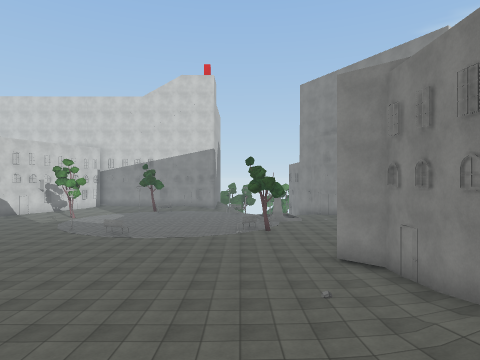
view 1 (above)

24 first-person views from a walk through a 3-D level made in the Unity game engine. The camera is 1.2 m above the floor, looks level and sees 75° across. The floor is counted in squares, 2 m on a side. Each view is taken from the middle of a square. On the plan, view 1 faces up. The plan holds only what a view shows up to about 9 squares ahead; the rest is blank. The place goes on beyond the plan. The player character is not drawn. Some animated figures are left out. Surface patterns are stand-ins for the level's own textures.

view 2
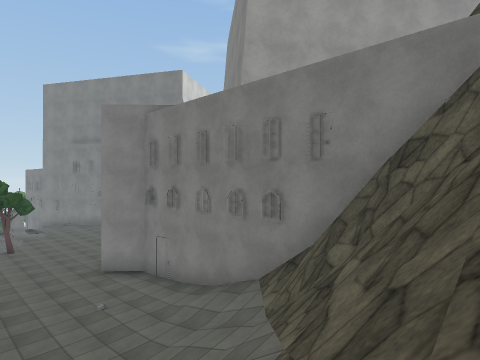

view 3
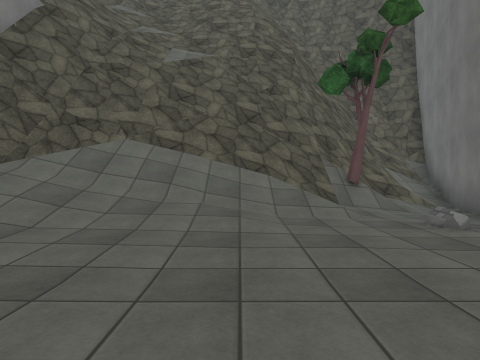

view 4
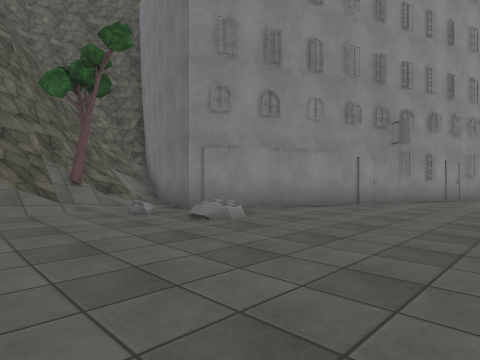

view 5
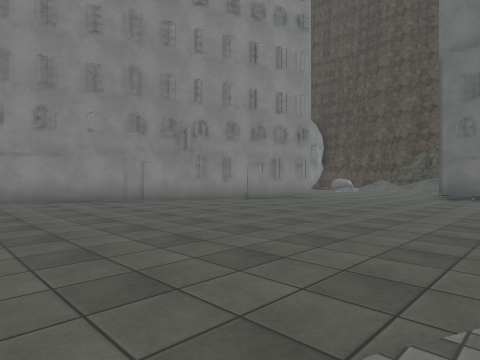

view 6
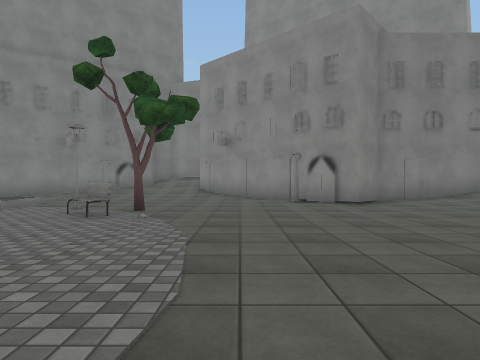

view 7
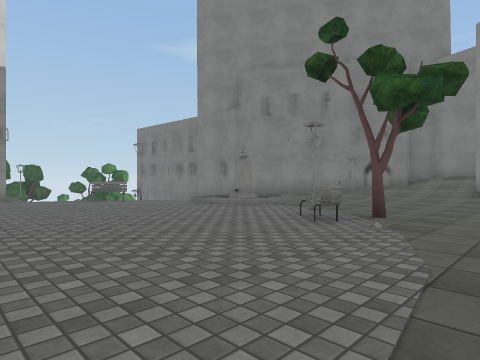

view 8
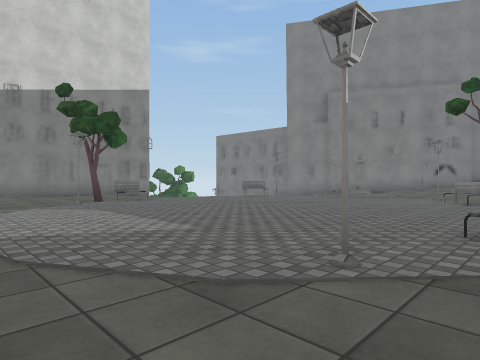

view 9
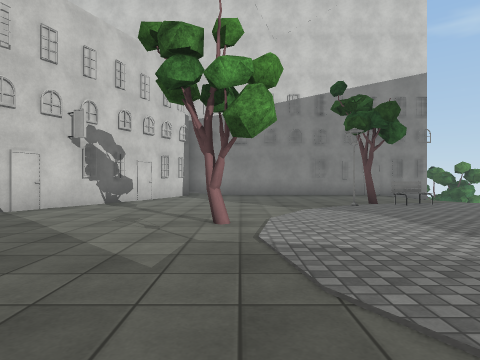

view 10
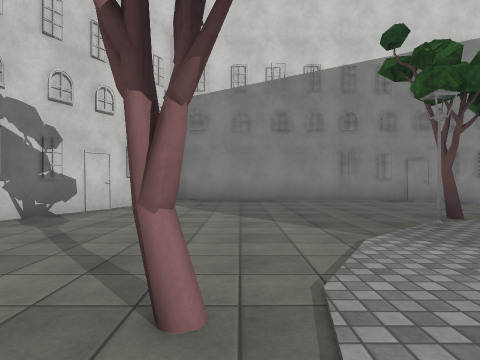

view 11
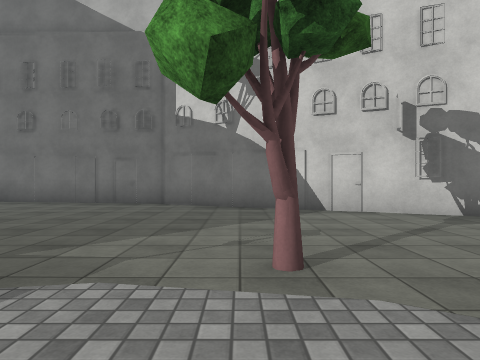

view 12
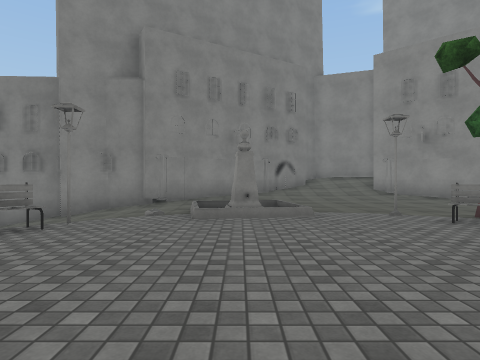

view 13
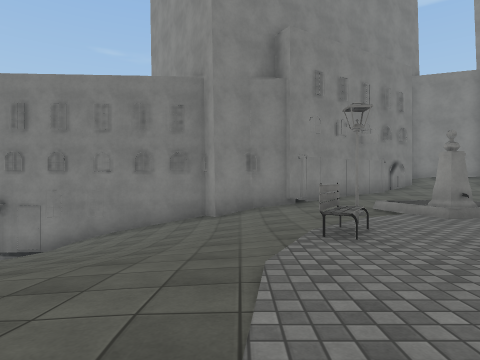

view 14
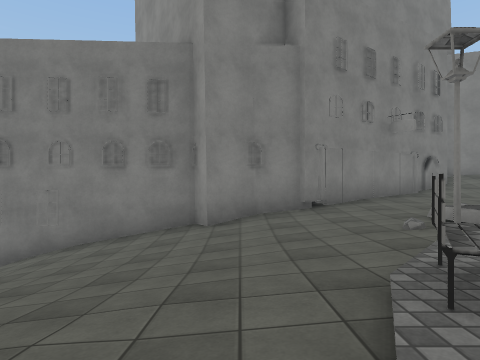

view 15
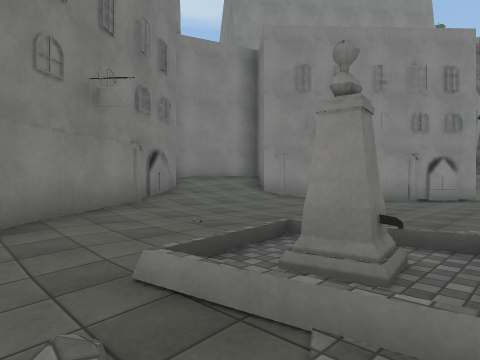

view 16
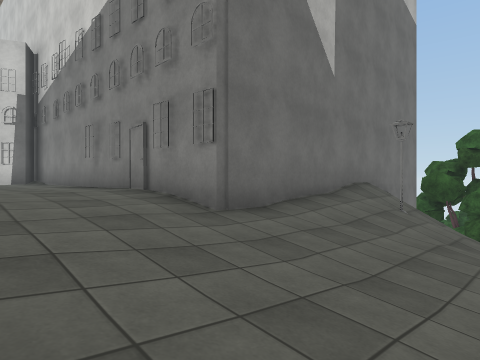

view 17
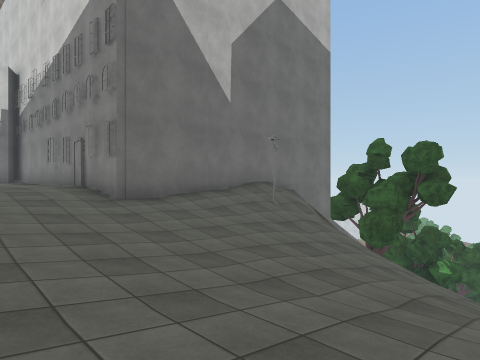

view 18
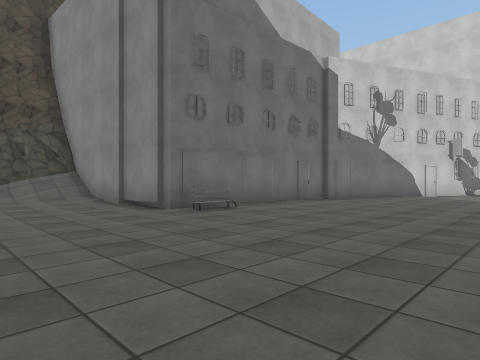

view 19
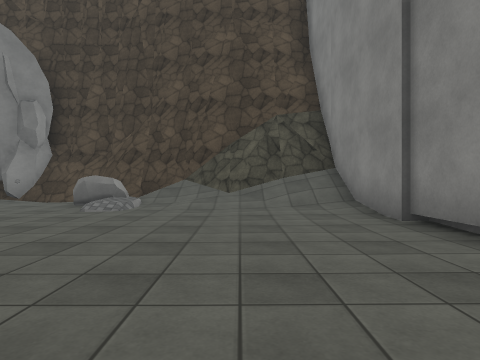

view 20
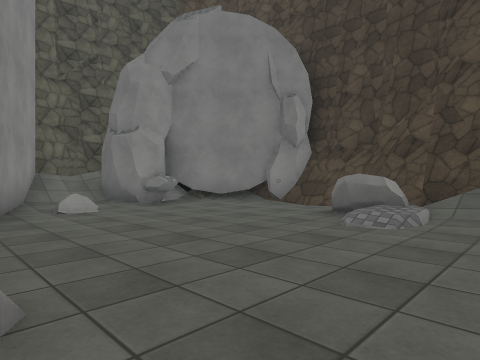

view 21
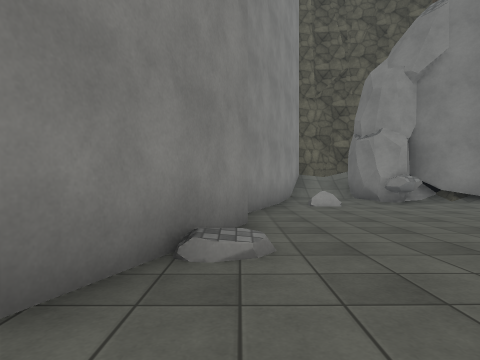

view 22
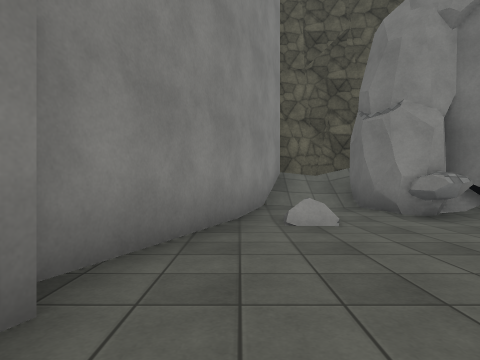

view 23
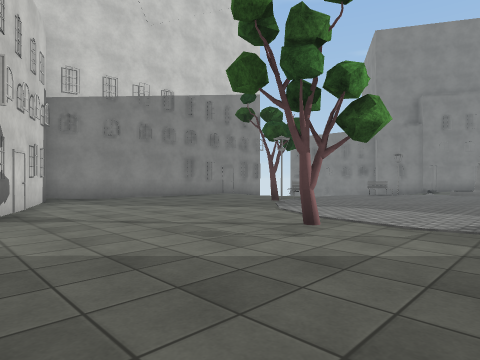

view 24
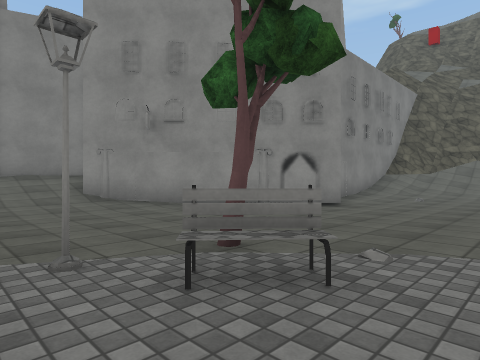

### Floor plan
Key: @ floor where view 1 was taken; # wall or solid block; . main floor; : floor 0.5 m higher than the main floor; - floor 2.25 m lower than the main floor; / step, stairs or slope; v drop or lower ground; T tree; R rock; O other object.
Columns run from 22 left of view 1 to 9 right of it. Each row starts with its distance up from view 1.
 29                     #/////
 28                     ##//// #
 27                     #//////#
 26                     #/////-#
 25            ######## O/////O#
 24            O.......////////#
 23            .........///////#
 22          ##.........///////#
 21          #......TO..///////#
 20          #......#..../O////#
 19         ##............////.O
 18         O..............///.:O
 17         O....T........./O/.:O#
 16         ...............///..:O
 15         ....................//##
 14       #................O....///#
 13       #..... ..#......OT....///#
 12       #..... ....O..........O###
 11       #....................O##
 10     ###O..................O##
  9  ####....................#O
  8  #//:....................##
  7  #//......................#
  6 ##/......................:#
  5 #/:/....# #.............:/#
  4 # R/...## ####........:://#
  3 #RR....#     ##OO:::://///#
  2 #......#        #O :://///#
  1 RO.....#        ##.////// #
  0 # .....#        #./T//@####
 -1  ##R./##        #//##///#
 -2   #R//#         #/###///##
 -3   ##/##        #######////
 -4    ###              v

Where each view was taken, in squares from view 1:
view 1: 0 up, 0 right, facing up
view 2: 1 down, 1 left, facing up-right
view 3: 6 up, 1 left, facing down
view 4: 7 up, 1 left, facing down-left
view 5: 12 up, 4 left, facing down-left
view 6: 11 up, 5 left, facing right
view 7: 11 up, 4 left, facing up-right
view 8: 12 up, 9 left, facing up-right
view 9: 13 up, 9 left, facing up
view 10: 16 up, 9 left, facing up
view 11: 17 up, 7 left, facing left
view 12: 17 up, 4 left, facing right
view 13: 21 up, 4 left, facing right
view 14: 21 up, 2 left, facing right
view 15: 19 up, 1 right, facing down-right
view 16: 22 up, 1 right, facing up-left
view 17: 22 up, 4 right, facing up-left
view 18: 6 up, 10 left, facing up-left
view 19: 7 up, 13 left, facing left
view 20: 6 up, 15 left, facing down-left
view 21: 7 up, 15 left, facing down
view 22: 4 up, 16 left, facing down
view 23: 15 up, 13 left, facing up-right
view 24: 15 up, 1 left, facing down-right
